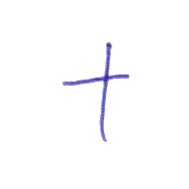
#> input picture old-thas/data/5/database/base_1_1_5.bmp, 189 x 189 px
$ python characteristic_point.py
#> lines starting #> are read from the running program, lines starting #| are printed output that depends on the picture; after the words box and inside, x2 and y2 are one past the last pixel; in counts of white or black regions, pixels touching at a corner belong together
### old-thas/src/edge_indexing.py
from main import stroke_extraction, compute_B_k_list
import numpy as np
from PIL import Image
import matplotlib.pyplot as plt
from matplotlib.widgets import Slider, Button
from collections import deque

def edge_extraction(image_path):
#> called with image_path = '../data/5/database/base_1_1_5.bmp'
    image = Image.open(image_path)
#> image is the input picture: PIL image 189x189 RGB; mean R, G, B 252.4, 252.2, 253.9
    stroke_image, _ = stroke_extraction(image)
    stroke_array = np.array(stroke_image)
    binary_array = (stroke_array > 0).astype(np.float32)
    B_k_list = compute_B_k_list(binary_array)
    B_xor = np.logical_xor(B_k_list[0], B_k_list[1])
    return B_xor

def find_connected_components(edge_image):
    """
    找到筆畫邊緣圖中的連通區塊
    如果兩個pixel的x座標差和y座標差都在1以內，則屬於同一個區塊
    """
    height, width = edge_image.shape
    visited = np.zeros((height, width), dtype=bool)
    components = []

    # 8-connected directions
    directions = [(-1, -1), (-1, 0), (-1, 1), (0, -1), (0, 1), (1, -1), (1, 0), (1, 1)]

    for i in range(height):
        for j in range(width):
            if edge_image[i, j] and not visited[i, j]:
                # BFS to find connected component
                component = []
                queue = deque([(i, j)])
                visited[i, j] = True

                while queue:
                    y, x = queue.popleft()
                    component.append((y, x))

                    # Check 8 neighbors
                    for dy, dx in directions:
                        ny, nx = y + dy, x + dx
                        if (0 <= ny < height and 0 <= nx < width and
                            edge_image[ny, nx] and not visited[ny, nx]):
                            visited[ny, nx] = True
                            queue.append((ny, nx))

                if component:
                    components.append(component)

    return components

def sort_components_by_leftmost(components):
    """
    將區塊從最左開始編號
    比較誰的最左邊筆畫邊緣pixel比較左邊
    """
    def get_leftmost_x(component):
        return min(x for y, x in component)

    # Sort components by leftmost x coordinate
    sorted_components = sorted(components, key=get_leftmost_x)
    return sorted_components

def trace_pixels_in_component(component, edge_image):
    """
    對區塊內的筆畫pixel進行編號
    使用深度優先搜索但是改進處理未訪問像素的邏輯
    """
    if not component:
        return []

    # Find leftmost pixel (if multiple, choose the topmost one)
    leftmost_pixels = [pixel for pixel in component if pixel[1] == min(x for y, x in component)]
    start_pixel = min(leftmost_pixels)  # Choose topmost among leftmost

    # 8-connected directions (starting from top, going clockwise)
    directions = [(-1, 0), (-1, 1), (0, 1), (1, 1), (1, 0), (1, -1), (0, -1), (-1, -1)]

    component_set = set(component)
    visited = set()
    traced_pixels = []

    def dfs(pixel):
        if pixel in visited or pixel not in component_set:
            return

        visited.add(pixel)
        traced_pixels.append(pixel)

        # Debug print for specific pixels around the problematic area
        # if len(traced_pixels) in [340, 341, 342, 343, 344, 345]:
        #     print(f"  Pixel #{len(traced_pixels)}: {pixel}")

        y, x = pixel
        # Sort neighbors to ensure consistent ordering
        neighbors = []
        for dy, dx in directions:
            next_pixel = (y + dy, x + dx)
            if next_pixel in component_set and next_pixel not in visited:
                neighbors.append(next_pixel)

        # Sort by distance, then by position for consistency
        neighbors.sort(key=lambda p: (abs(p[0]-y) + abs(p[1]-x), p[0], p[1]))

        # if len(traced_pixels) in [341, 342]:  # Debug neighbors for problematic pixels
        #     print(f"    From {pixel}, neighbors: {neighbors}")

        for next_pixel in neighbors:
            if next_pixel not in visited:
                dfs(next_pixel)

    print(f"Starting DFS from leftmost pixel: {start_pixel}")
    dfs(start_pixel)

    # If there are still unvisited pixels, find the closest one to the last traced pixel
    while len(visited) < len(component):
        unvisited_pixels = [p for p in component if p not in visited]
        if not unvisited_pixels:
            break

        # Find the closest unvisited pixel to the last traced pixel
        last_pixel = traced_pixels[-1] if traced_pixels else start_pixel
        closest_pixel = min(unvisited_pixels,
                          key=lambda p: abs(p[0] - last_pixel[0]) + abs(p[1] - last_pixel[1]))

        print(f"Found {len(unvisited_pixels)} unvisited pixels, continuing from closest: {closest_pixel}")
        print(f"  Distance from last pixel {last_pixel}: {abs(closest_pixel[0] - last_pixel[0]) + abs(closest_pixel[1] - last_pixel[1])}")

        dfs(closest_pixel)

    return traced_pixels

def edge_indexing(image_path):
    """
    完整的邊緣索引流程：
    1. 提取邊緣
    2. 找到連通區塊
    3. 對區塊排序
    4. 對每個區塊內的像素進行追蹤編號
    """
    # Step 1: Extract edges
    edge_image = edge_extraction(image_path)

    # Step 2: Find connected components
    components = find_connected_components(edge_image)

    # Step 3: Sort components by leftmost pixel
    sorted_components = sort_components_by_leftmost(components)

    # Step 4: Trace pixels in each component
    indexed_components = []
    for i, component in enumerate(sorted_components):
        traced_pixels = trace_pixels_in_component(component, edge_image)
        indexed_components.append({
            'component_id': i + 1,
            'pixels': component,
            'traced_pixels': traced_pixels
        })

    return edge_image, indexed_components
# [198 lines left out: function visualize_tracing_with_slider, not called in this run]

# [69 lines that do not run on import are left out]

### old-thas/src/main.py
import os
import numpy as np
from PIL import Image
from sklearn.svm import SVC
from sklearn.metrics import accuracy_score, classification_report, confusion_matrix
from sklearn.preprocessing import StandardScaler
import glob
import csv
import datetime
import matplotlib.pyplot as plt
import seaborn as sns

Y_STROKE_MAX = 220

def stroke_extraction(image):
    def is_stroke(pixel):
        return pixel < Y_STROKE_MAX
    if image.mode != 'YCbCr':
        image = image.convert('YCbCr')  # Ensure the image is in 'YCbCr' mode
#> image: PIL image 189x189 YCbCr; mean of channels 0, 1, 2 252.5, 128.8, 127.9
    y_channel, _, _ = image.split()  # Extract the Y channel
    y_array = np.array(y_channel)
    stroke_array = np.vectorize(is_stroke)(y_array)
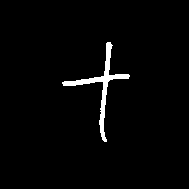
#> stroke_array: shape (189, 189) bool; 2.2% white; 1 white region, box (x1, y1, x2, y2) and area: (62, 42, 130, 142) 783
    stroke_image = Image.fromarray(stroke_array.astype(np.uint8) * 255, mode='L')  # Convert back to image
    return stroke_image, y_array

# [4 lines left out: function binary_array_extraction, not called in this run]

# B_0 is the original binary array (stroke pixels)
def compute_B_k_list(binary_array):
    # print(binary_array)
    height, width = binary_array.shape
    B_0 = binary_array.copy()
    B_k_list = [B_0]
    for k in range(1, 4):
        B_prev = B_k_list[k-1]
        B_k = np.zeros_like(B_prev)
        for m in range(width):
            for n in range(height):
                if B_prev[n, m] == 0:
                    continue
                self_ok = (B_prev[n, m] > 0)
                top_ok = (n > 0 and B_prev[n-1, m] > 0)
                bottom_ok = (n < height-1 and B_prev[n+1, m] > 0)
                left_ok = (m > 0 and B_prev[n, m-1] > 0)
                right_ok = (m < width-1 and B_prev[n, m+1] > 0)
                if self_ok and top_ok and bottom_ok and left_ok and right_ok:
                    B_k[n, m] = 1
        B_k_list.append(B_k)
#> this loop made 3 passes
#> pass 2, in compute_B_k_list, `B_prev = B_k_list[k-1]`:
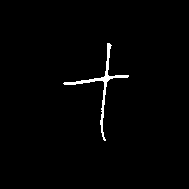
#> B_prev: shape (189, 189) float32; values 0 (black) and 1 (white), 1.3% white; 1 white region, box (x1, y1, x2, y2) and area: (63, 43, 129, 141) 465
#> pass 3, in compute_B_k_list, `B_prev = B_k_list[k-1]`:
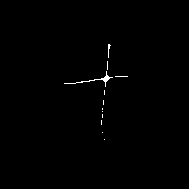
#> B_prev: shape (189, 189) float32; values 0 (black) and 1 (white), 0.44% white in thin lines or dots, all inside (x1, y1, x2, y2) = (64, 44, 128, 140)
#> after the loop:
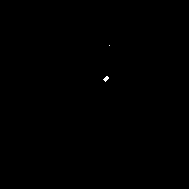
#> B_k: shape (189, 189) float32; values 0 (black) and 1 (white), 0.06% white in thin lines or dots, all inside (x1, y1, x2, y2) = (103, 45, 110, 82)
#> after the loop, B_k_list = 4 items
    return B_k_list

# [458 lines left out: functions feature_extraction, export_features_to_csv, load_and_prepare_data, normalize_features, train_svm_classifier, evaluate_classifier and 4 more, not called in this run]

# [46 lines that do not run on import are left out]

### old-thas/src/characteristic_point.py
from edge_indexing import edge_indexing
import numpy as np
import math
import matplotlib.pyplot as plt
from matplotlib.patches import Circle

def calculate_vector_angles(pixels, d=12):
    """
    計算像素序列中每個點的特徵角度

    對於每個像素 P_i，計算向量 P_iP_{i+d} 和 P_iP_{i-d} 之間的夾角

    Args:
        pixels: 像素序列 [(y1, x1), (y2, x2), ..., (yn, xn)]
        d: 向量距離參數，默認為12

    Returns:
        angles: 角度數組 [theta_1, theta_2, ..., theta_n]（以弧度為單位）
    """
    n = len(pixels)
    if n == 0:
        return []

    # 如果像素數量太少，使用較小的d值
    effective_d = min(d, n // 2) if n > 2 else 1

    angles = []

    for i in range(n):
        # 使用模運算處理邊界情況
        idx_forward = (i + effective_d) % n  # P_{i+d}
        idx_backward = (i - effective_d) % n  # P_{i-d}

        # 當前點
        pi = pixels[i]
        # 前向點和後向點
        p_forward = pixels[idx_forward]
        p_backward = pixels[idx_backward]

        # 計算兩個向量
        # 向量 P_iP_{i+d}
        vector_forward = (p_forward[0] - pi[0], p_forward[1] - pi[1])
        # 向量 P_iP_{i-d}
        vector_backward = (p_backward[0] - pi[0], p_backward[1] - pi[1])

        # 計算向量長度
        len_forward = math.sqrt(vector_forward[0]**2 + vector_forward[1]**2)
        len_backward = math.sqrt(vector_backward[0]**2 + vector_backward[1]**2)

        # 避免除零錯誤
        if len_forward == 0 or len_backward == 0:
            angles.append(0.0)
            continue

        # 計算點積
        dot_product = vector_forward[0] * vector_backward[0] + vector_forward[1] * vector_backward[1]

        # 計算夾角（使用餘弦定理）
        cos_theta = dot_product / (len_forward * len_backward)

        # 確保餘弦值在有效範圍內（避免數值誤差）
        cos_theta = max(-1.0, min(1.0, cos_theta))

        # 計算角度（弧度）
        theta = math.acos(cos_theta)
        angles.append(theta)

        # [7 lines of commented-out code are left out]

    return angles

def process_component_angles(component_data, d=12):
    """
    處理單個組件的角度計算

    Args:
        component_data: 包含 'traced_pixels' 的組件數據
        d: 向量距離參數

    Returns:
        angles: 該組件的角度數組
    """
    traced_pixels = component_data['traced_pixels']
    return calculate_vector_angles(traced_pixels, d)

def process_all_components_angles(indexed_components, d=12):
    """
    處理所有組件的角度計算

    Args:
        indexed_components: edge_indexing 函數返回的組件列表
        d: 向量距離參數

    Returns:
        results: 每個組件的角度計算結果
    """
    results = []

    for i, component_data in enumerate(indexed_components):
        angles = process_component_angles(component_data, d)

        result = {
            'component_id': component_data['component_id'],
            'pixel_count': len(component_data['pixels']),
            'traced_pixel_count': len(component_data['traced_pixels']),
            'traced_pixels': component_data['traced_pixels'],
            'angles': angles
        }
        results.append(result)

    return results

def classify_angles(angles_degrees):
    """
    將角度分類為三種情況

    Args:
        angles_degrees: 角度陣列（以度為單位）

    Returns:
        classifications: 分類結果陣列 ['case1', 'case2', 'case3', ...]
    """
    classifications = []
    for angle in angles_degrees:
        if angle < 30:
            classifications.append('case1')
        elif 30 <= angle <= 150:
            classifications.append('case2')
        else:  # angle > 150
            classifications.append('case3')
    return classifications

def find_characteristic_points(angles_degrees):
    """
    找出特徵點：ending points 和 turning points

    Args:
        angles_degrees: 角度陣列（以度為單位）

    Returns:
        dict: 包含 ending_points 和 turning_points 的字典
    """
    n = len(angles_degrees)
    if n == 0:
        return {'ending_points': [], 'turning_points': []}

    # 分類角度
    classifications = classify_angles(angles_degrees)

    ending_points = []
    turning_points = []

    # 找出連續的相同分類區段
    segments = []
    current_segment = {'type': classifications[0], 'start': 0, 'indices': [0]}

    for i in range(1, n):
        if classifications[i] == current_segment['type']:
            current_segment['indices'].append(i)
        else:
            current_segment['end'] = current_segment['indices'][-1]
            segments.append(current_segment)
            current_segment = {'type': classifications[i], 'start': i, 'indices': [i]}

    # 添加最後一個區段
    current_segment['end'] = current_segment['indices'][-1]
    segments.append(current_segment)

    # 處理頭尾連接的情況（環形結構）
    if len(segments) > 1 and segments[0]['type'] == segments[-1]['type']:
        # 合併第一個和最後一個區段
        merged_indices = segments[-1]['indices'] + segments[0]['indices']
        merged_segment = {
            'type': segments[0]['type'],
            'start': segments[-1]['start'],
            'end': segments[0]['end'],
            'indices': merged_indices
        }
        segments = [merged_segment] + segments[1:-1]

    # 找出每個區段的最小角度點
    for segment in segments:
        if len(segment['indices']) > 0:
            # 找出該區段中角度最小的點
            min_angle = float('inf')
            min_index = -1

            for idx in segment['indices']:
                if angles_degrees[idx] < min_angle:
                    min_angle = angles_degrees[idx]
                    min_index = idx

            # 根據區段類型分類特徵點
            if segment['type'] == 'case1':
                ending_points.append({
                    'index': min_index,
                    'angle': min_angle,
                    'segment_indices': segment['indices']
                })
            elif segment['type'] == 'case2':
                turning_points.append({
                    'index': min_index,
                    'angle': min_angle,
                    'segment_indices': segment['indices']
                })

    return {
        'ending_points': ending_points,
        'turning_points': turning_points,
        'classifications': classifications,
        'segments': segments
    }

def analyze_component_characteristic_points(angles_degrees):
    """
    分析組件的特徵點並提供詳細報告

    Args:
        angles_degrees: 角度陣列（以度為單位）

    Returns:
        dict: 分析結果
    """
    characteristic_points = find_characteristic_points(angles_degrees)

    # 統計各類別的數量
    classifications = characteristic_points['classifications']
    case1_count = classifications.count('case1')
    case2_count = classifications.count('case2')
    case3_count = classifications.count('case3')

    analysis = {
        'total_points': len(angles_degrees),
        'case1_count': case1_count,
        'case2_count': case2_count,
        'case3_count': case3_count,
        'ending_points': characteristic_points['ending_points'],
        'turning_points': characteristic_points['turning_points'],
        'classifications': classifications,
        'segments': characteristic_points['segments']
    }

    return analysis

def visualize_characteristic_points(edge_image, indexed_components, angle_results, save_path=None):
    """
    視覺化特徵點在圖像上的位置

    Args:
        edge_image: 邊緣圖像
        indexed_components: 組件數據
        angle_results: 角度分析結果
        save_path: 保存路徑（可選）
    """
    num_subplots = len(indexed_components) + 1
    fig, axes = plt.subplots(1, num_subplots, figsize=(5 * num_subplots, 5))

    # 確保 axes 總是一個列表
    if num_subplots == 1:
        axes = [axes]
    elif hasattr(axes, '__len__') and not isinstance(axes, list):
        axes = list(axes)

    # 顯示原始邊緣圖像
    axes[0].imshow(edge_image, cmap='gray')
    axes[0].set_title('Original Edge Image')
    axes[0].axis('off')

    # 為每個組件創建單獨的視覺化（使用原始邊緣圖像作為背景）
    colors = ['red', 'green', 'blue', 'yellow', 'magenta', 'cyan']

    for comp_idx, (component_data, angle_result) in enumerate(zip(indexed_components, angle_results)):
        if comp_idx + 1 < len(axes):
            ax = axes[comp_idx + 1]
        else:
            break

        # 使用原始邊緣圖像作為背景
        ax.imshow(edge_image, cmap='gray')
        ax.set_title(f'Component {component_data["component_id"]} Characteristic Points')
        ax.axis('off')

        # 獲取追蹤像素
        traced_pixels = component_data['traced_pixels']

        # 分析特徵點
        angles_degrees = [math.degrees(angle) for angle in angle_result['angles']]
        analysis = analyze_component_characteristic_points(angles_degrees)

        # 標示 Ending Points (藍色實心圓點)
        for i, ep in enumerate(analysis['ending_points']):
            pixel_idx = ep['index']
            if pixel_idx < len(traced_pixels):
                y, x = traced_pixels[pixel_idx]
                circle = Circle((x, y), radius=2, color='blue', fill=True, linewidth=0)
                ax.add_patch(circle)

        # 標示 Turning Points (紅色實心圓點)
        for i, tp in enumerate(analysis['turning_points']):
            pixel_idx = tp['index']
            if pixel_idx < len(traced_pixels):
                y, x = traced_pixels[pixel_idx]
                circle = Circle((x, y), radius=2, color='red', fill=True, linewidth=0)
                ax.add_patch(circle)

    # 創建完整圖像視覺化
    if len(axes) > len(indexed_components) + 1:
        # 如果有額外的軸，創建一個完整的視覺化
        ax_full = axes[-1]

        # 創建彩色顯示所有組件
        height, width = edge_image.shape
        full_display = np.zeros((height, width, 3))

        for comp_idx, (component_data, angle_result) in enumerate(zip(indexed_components, angle_results)):
            traced_pixels = component_data['traced_pixels']
            component_color = colors[comp_idx % len(colors)]

            for y, x in traced_pixels:
                if component_color == 'red':
                    full_display[y, x] = [1, 0, 0]
                elif component_color == 'green':
                    full_display[y, x] = [0, 1, 0]
                elif component_color == 'blue':
                    full_display[y, x] = [0, 0, 1]
                elif component_color == 'yellow':
                    full_display[y, x] = [1, 1, 0]
                elif component_color == 'magenta':
                    full_display[y, x] = [1, 0, 1]
                elif component_color == 'cyan':
                    full_display[y, x] = [0, 1, 1]

            # 標示特徵點
            angles_degrees = [math.degrees(angle) for angle in angle_result['angles']]
            analysis = analyze_component_characteristic_points(angles_degrees)

            # Ending Points (藍色實心圓點)
            for i, ep in enumerate(analysis['ending_points']):
                pixel_idx = ep['index']
                if pixel_idx < len(traced_pixels):
                    y, x = traced_pixels[pixel_idx]
                    circle = Circle((x, y), radius=2, color='blue', fill=True, linewidth=0)
                    ax_full.add_patch(circle)

            # Turning Points (紅色實心圓點)
            for i, tp in enumerate(analysis['turning_points']):
                pixel_idx = tp['index']
                if pixel_idx < len(traced_pixels):
                    y, x = traced_pixels[pixel_idx]
                    circle = Circle((x, y), radius=2, color='red', fill=True, linewidth=0)
                    ax_full.add_patch(circle)

        ax_full.imshow(full_display)
        ax_full.set_title('All Components with Characteristic Points')
        ax_full.axis('off')

        # 添加圖例
        from matplotlib.lines import Line2D
        legend_elements = [
            Line2D([0], [0], marker='o', color='w', markerfacecolor='blue', markersize=10, label='Ending Points'),
            Line2D([0], [0], marker='o', color='w', markerfacecolor='red', markersize=10, label='Turning Points')
        ]
        ax_full.legend(handles=legend_elements, loc='upper right')

    plt.tight_layout()

    if save_path:
        plt.savefig(save_path, dpi=300, bbox_inches='tight')
        print(f"圖像已保存至: {save_path}")

    plt.show()
    return fig

if __name__ == "__main__":
    # [5 lines of commented-out code are left out]
    test_image_path = '../data/5/database/base_1_1_5.bmp'
    # [4 lines of commented-out code are left out]

    print("正在處理圖像...")
    print(f"圖像路徑: {test_image_path}")

    # 獲取邊緣索引結果
    edge_result, indexed_components = edge_indexing(test_image_path)
#> (the rest of the program and of its run is left out)
